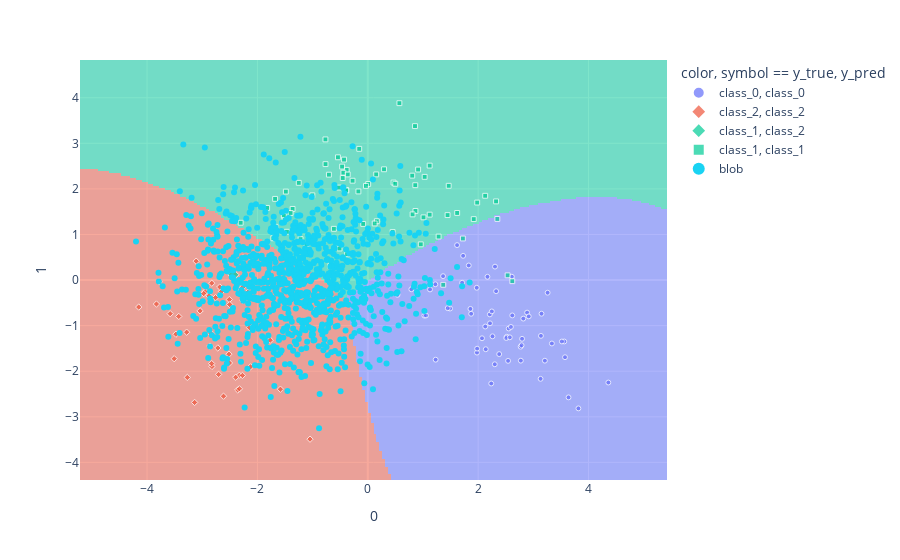

Notebook code cell kept with this figure:
### Code cell
fig.add_trace(go.Scatter(x=blob_pca2[:, 0], y=blob_pca2[:, 1], name='blob', mode='markers'))

### Figure 1 — Plotly figure (JSON) as saved in the notebook; plotly's stock layout.template omitted (floating-point values rounded to 4 significant figures; data arrays with more than 128 entries replaced by an {"elided": "..."} marker saying what was removed)
{"data": [{"customdata": [[0], [4], [7], [9], [16], [23], [27], [28], [38], [45], [46], [48], [50], [52], [53], [55], [58], [61], [66], [69], [70], [73], [74], [77], [78], [79], [82], [85], [89], [90], [92], [95], [96], [98], [102], [106], [115], [119], [120], [125], [126], [127], [131], [133], [136], [139], [145], [149], [150], [152], [154], [155], [163], [164], [166], [167], [168], [173], [174]], "hovertemplate": "color=class_0<br>symbol=class_0<br>0=%{x}<br>1=%{y}<br>size=%{marker.size}<br>index=%{customdata[0]}<extra></extra>", "legendgroup": "class_0, class_0", "marker": {"color": "#636efa", "size": [1, 1, 1, 1, 1, 1, 1, 1, 1, 1, 1, 1, 1, 1, 1, 1, 1, 1, 1, 1, 1, 1, 1, 1, 1, 1, 1, 1, 1, 1, 1, 1, 1, 1, 1, 1, 1, 1, 1, 1, 1, 1, 1, 1, 1, 1, 1, 1, 1, 1, 1, 1, 1, 1, 1, 1, 1, 1, 1], "sizemode": "area", "sizeref": 0.08333, "symbol": "circle"}, "mode": "markers", "name": "class_0, class_0", "orientation": "v", "showlegend": true, "type": "scatter", "x": [2.128, 2.237, 2.618, 2.61, 1.364, 2.554, 0.5387, 3.56, 3.259, 2.773, 2.069, 3.518, 1.727, 3.148, 2.381, 3.574, 3.816, 2.518, 2.212, 4.359, 3.336, 2.795, 1.859, 1.974, 2.26, 0.7893, 2.305, 3.138, 1.979, 1.618, 2.302, 1.49, 2.247, 2.77, 1.709, 2.325, 1.025, 2.542, 3.209, 1.449, 1.128, 2.818, 2.887, 2.214, 2.509, 2.138, 3.131, 1.982, 3.637, 2.916, 1.224, 1.054, 1.873, 2.787, 1.23, 2.594, 2.168, 1.83, 2.573], "xaxis": "x", "y": [-1.02, -2.27, -0.7761, 0.07346, 0.08545, -1.063, -0.3232, -1.348, -0.2776, -1.768, -1.277, -1.348, 0.5316, -0.7386, -1.625, -1.693, -2.815, -1.244, -0.7533, -2.248, -1.392, -1.289, -0.6328, -0.1687, -1.234, -0.2017, 0.2947, -1.224, -1.592, 0.7667, -1.848, -0.6255, -0.6881, -1.462, -0.05875, -0.2443, -0.7798, -1.773, -1.769, -0.6167, -0.2066, -0.8459, -0.7141, -0.949, -1.272, -1.518, -2.167, -1.505, -2.574, -0.7968, -0.09218, -0.7776, -0.7399, -1.431, -1.747, -1.029, 0.07169, 0.3205, -1.256], "yaxis": "y"}, {"customdata": [[1], [3], [5], [6], [8], [11], [12], [14], [15], [18], [21], [31], [32], [36], [37], [39], [49], [51], [59], [65], [67], [68], [72], [80], [84], [87], [88], [91], [93], [99], [101], [103], [104], [105], [111], [112], [117], [118], [121], [132], [134], [140], [143], [144], [147], [162], [169], [172]], "hovertemplate": "color=class_2<br>symbol=class_2<br>0=%{x}<br>1=%{y}<br>size=%{marker.size}<br>index=%{customdata[0]}<extra></extra>", "legendgroup": "class_2, class_2", "marker": {"color": "#EF553B", "size": [1, 1, 1, 1, 1, 1, 1, 1, 1, 1, 1, 1, 1, 1, 1, 1, 1, 1, 1, 1, 1, 1, 1, 1, 1, 1, 1, 1, 1, 1, 1, 1, 1, 1, 1, 1, 1, 1, 1, 1, 1, 1, 1, 1, 1, 1, 1, 1], "sizemode": "area", "sizeref": 0.08333, "symbol": "diamond"}, "mode": "markers", "name": "class_2, class_2", "orientation": "v", "showlegend": true, "type": "scatter", "x": [-2.948, -2.133, -2.287, -2.972, -1.047, -2.614, -2.509, -2.759, -2.823, -2.257, -2.501, -3.581, -1.583, -2.356, -3.11, -3.508, -3.78, -3.426, -2.327, -1.239, -3.83, -1.768, -2.703, -3.27, -2.264, -2.827, -2.652, -2.04, -2.269, -2.829, -3.282, -2.877, -2.272, -3.477, -2.717, -3.138, -2.84, -2.326, -2.682, -2.393, -2.507, -3.039, -2.172, -4.151, -2.125, -2.859, -2.144, -2.517], "xaxis": "x", "y": [-0.2548, -0.9459, -0.1994, -0.2965, -3.491, -2.548, -0.4277, -0.3867, -1.896, 0.4863, -0.5372, -0.7377, -2.395, -2.411, 0.4135, -1.726, -0.03792, -0.7986, -2.089, 0.05843, -0.5257, -1.32, -2.07, -2.136, -0.4442, -0.06904, -0.2497, -0.1893, -0.1578, -1.834, -1.144, -0.3458, -2.092, -1.188, -1.49, -2.685, -1.174, -2.386, -0.1528, -2.132, -1.819, -0.6761, -0.2694, -0.5925, -1.904, -1.45, -1.042, -1.626], "yaxis": "y"}, {"customdata": [[17]], "hovertemplate": "color=class_1<br>symbol=class_2<br>0=%{x}<br>1=%{y}<br>size=%{marker.size}<br>index=%{customdata[0]}<extra></extra>", "legendgroup": "class_1, class_2", "marker": {"color": "#00cc96", "size": [3], "sizemode": "area", "sizeref": 0.08333, "symbol": "diamond"}, "mode": "markers", "name": "class_1, class_2", "orientation": "v", "showlegend": true, "type": "scatter", "x": [-2.434], "xaxis": "x", "y": [0.1157], "yaxis": "y"}, {"customdata": [[2], [10], [13], [19], [20], [22], [24], [25], [26], [29], [30], [33], [34], [35], [40], [41], [42], [43], [44], [47], [54], [56], [57], [60], [62], [63], [64], [71], [75], [76], [81], [83], [86], [94], [97], [100], [107], [108], [109], [110], [113], [114], [116], [122], [123], [124], [128], [129], [130], [135], [137], [138], [141], [142], [146], [148], [151], [153], [156], [157], [158], [159], [160], [161], [165], [170], [171], [175], [176], [177]], "hovertemplate": "color=class_1<br>symbol=class_1<br>0=%{x}<br>1=%{y}<br>size=%{marker.size}<br>index=%{customdata[0]}<extra></extra>", "legendgroup": "class_1, class_1", "marker": {"color": "#00cc96", "size": [1, 1, 1, 1, 1, 1, 1, 1, 1, 1, 1, 1, 1, 1, 1, 1, 1, 1, 1, 1, 1, 1, 1, 1, 1, 1, 1, 1, 1, 1, 1, 1, 1, 1, 1, 1, 1, 1, 1, 1, 1, 1, 1, 1, 1, 1, 1, 1, 1, 1, 1, 1, 1, 1, 1, 1, 1, 1, 1, 1, 1, 1, 1, 1, 1, 1, 1, 1, 1, 1], "sizemode": "area", "sizeref": 0.08333, "symbol": "square"}, "mode": "markers", "name": "class_1, class_1", "orientation": "v", "showlegend": true, "type": "scatter", "x": [1.92, 0.1523, 1.723, 1.121, -2.303, 0.1638, -0.7675, 2.534, -0.5119, 1.619, 2.619, 1.446, 0.007479, -0.155, -0.4308, -0.5236, -1.11, 1.01, 1.982, 0.8606, 1.283, 0.9121, 0.467, -1.521, -0.6779, -0.766, 0.8636, -1.485, -0.4539, -0.08325, 0.9601, 0.8118, -1.679, -0.3917, -0.3891, -1.507, 1.466, -0.3828, 0.4502, 0.5728, -0.6145, -1.362, 1.121, -1.005, -1.466, -0.4654, -0.5404, 0.2942, -0.03318, 2.127, -0.3755, 1.368, -0.2758, -1.251, 2.348, 0.8556, -1.712, 2.325, 0.4979, -1.399, -0.1702, 0.125, -0.7043, -1.218, -1.674, -1.824, 1.031, 0.8054, -0.4426, -0.3633], "xaxis": "x", "y": [1.337, 2.318, 0.912, 2.511, 1.257, 1.291, 3.086, 0.1035, 0.6925, 1.472, -0.02487, 1.425, 2.108, 2.879, 2.643, 2.029, 0.7828, 1.376, 1.7, 2.082, 0.954, 2.425, 2.139, 1.412, 0.3091, 2.544, 1.515, 1.94, 2.239, 1.231, 0.7835, 1.441, 1.781, 1.976, 1.964, 1.317, 2.068, 2.418, 1.053, 3.881, 1.124, 1.56, 1.435, 1.859, 1.059, 2.489, 2.694, 2.43, 2.066, 1.849, 0.5663, -0.1041, 2.179, 2.133, 1.341, 3.378, 0.9164, 1.726, 2.112, 1.472, 1.944, 1.241, 2.312, 0.8979, 1.168, 1.582, 2.264, 2.291, 2.356, 2.317], "yaxis": "y"}, {"colorbar": {"ticktext": [0, 1, 2], "tickvals": [0.3333, 1, 1.667]}, "colorscale": [[0, "#636efa"], [0.3333, "#636efa"], [0.3333, "#00cc96"], [0.6667, "#00cc96"], [0.6667, "#EF553B"], [1, "#EF553B"]], "hoverinfo": "skip", "opacity": 0.5, "showscale": false, "type": "heatmap", "x": {"elided": "200 float values"}, "y": {"elided": "200 float values"}, "z": {"elided": "200x200 int values"}, "zmax": 2, "zmin": 0}, {"mode": "markers", "name": "blob", "type": "scatter", "x": {"elided": "1001 float values"}, "y": {"elided": "1001 float values"}}], "layout": {"autosize": true, "legend": {"itemsizing": "constant", "title": {"text": "color, symbol == y_true, y_pred"}, "tracegroupgap": 0}, "margin": {"t": 60}, "xaxis": {"anchor": "y", "autorange": true, "domain": [0, 1], "range": [-5.215, 5.422], "title": {"text": "0"}, "type": "linear"}, "yaxis": {"anchor": "x", "autorange": true, "domain": [0, 1], "range": [-4.387, 4.828], "title": {"text": "1"}, "type": "linear"}}}
